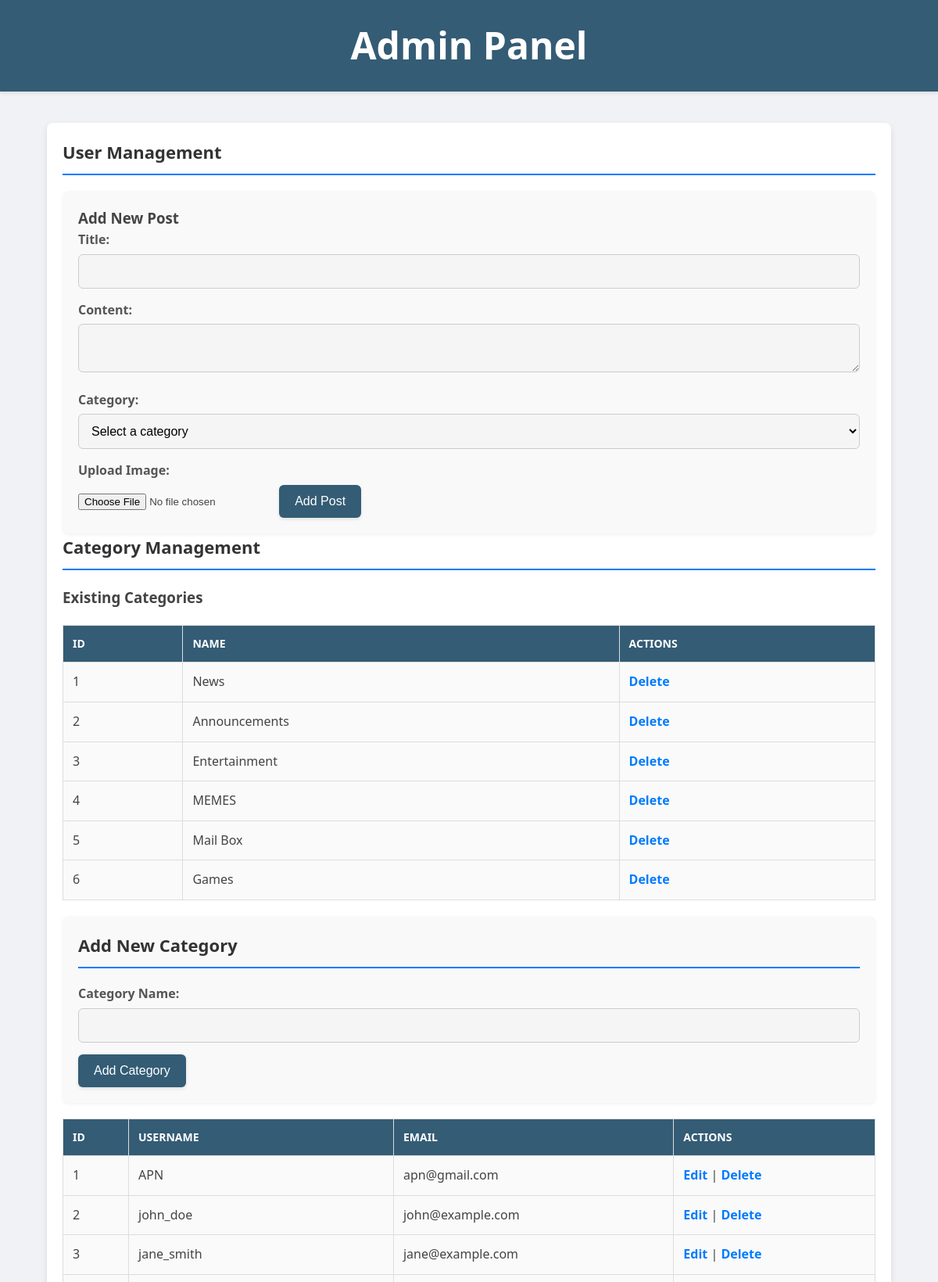
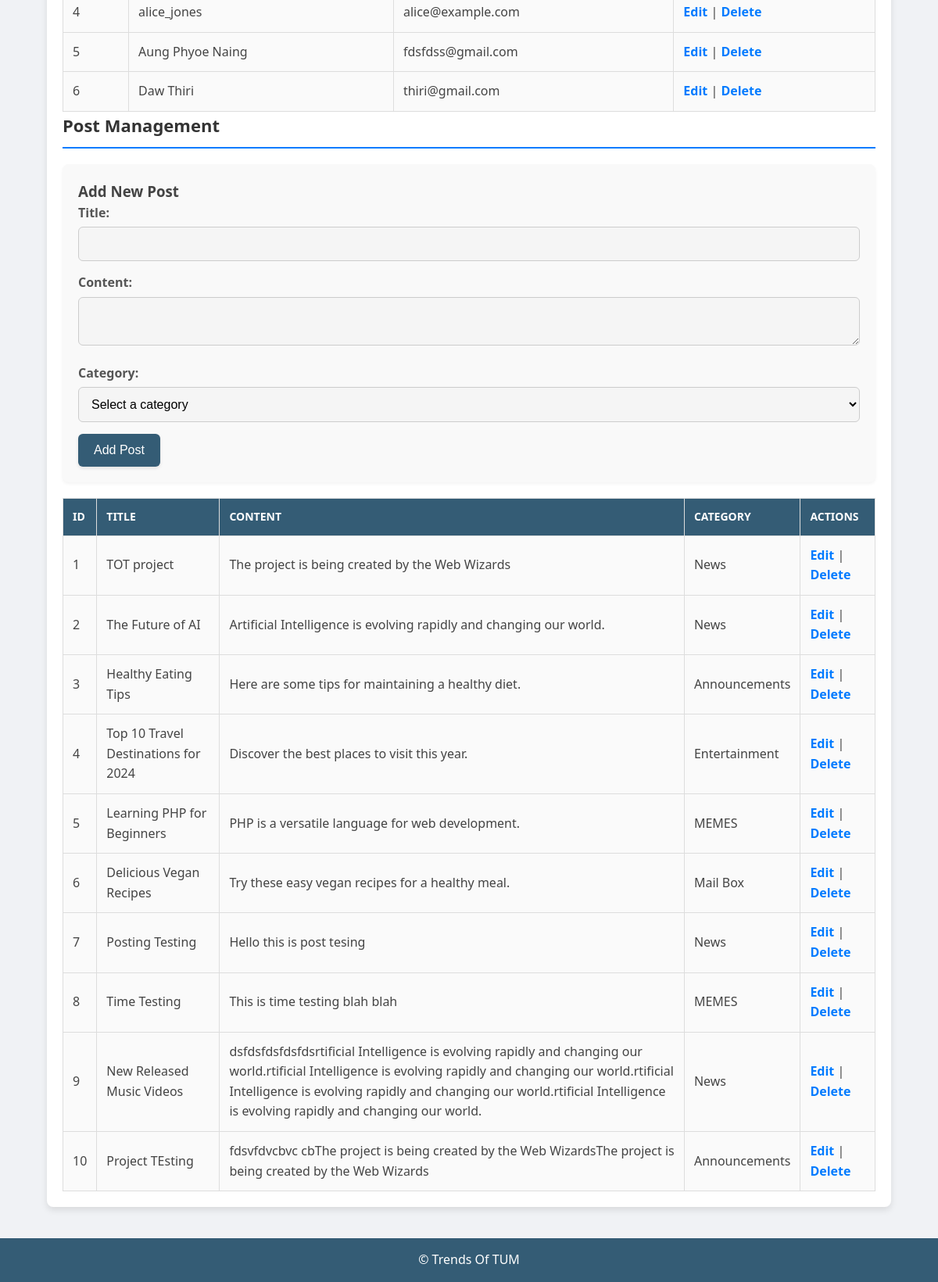
The app's page /admin.php with its own data (2 pictures, top to bottom).
### tables this page shows
CREATE TABLE `categories` (
  `id` int(11) NOT NULL,
  `name` varchar(100) NOT NULL,
  `created_at` timestamp NOT NULL DEFAULT current_timestamp()
);

CREATE TABLE `users` (
  `id` int(11) NOT NULL,
  `username` varchar(50) NOT NULL,
  `email` varchar(100) NOT NULL,
  `password` varchar(255) NOT NULL,
  `created_at` timestamp NOT NULL DEFAULT current_timestamp()
);

CREATE TABLE `posts` (
  `id` int(11) NOT NULL,
  `title` varchar(255) NOT NULL,
  `content` text NOT NULL,
  `author_id` int(11) DEFAULT NULL,
  `category_id` int(11) DEFAULT NULL,
  `created_at` timestamp NOT NULL DEFAULT current_timestamp(),
  `likes` int(11) DEFAULT 0
);

### admin.php (the view, shortened to what this page needs)
<?php
include 'db_config.php';
$sql = "SELECT p.id, p.title, p.content, c.name AS category FROM posts p JOIN categories c ON p.category_id = c.id";
$result_posts = $conn->query($sql);
$sql_users = "SELECT * FROM users";
$result_users = $conn->query($sql_users);
?>
<!DOCTYPE html>
<html lang="en">
<head>
    <link rel="stylesheet" href="css/admin_style.css">
</head>
<body>
    <header>
        <h1>Admin Panel</h1>
    </header>
    <div class="container">
        <div class="main">
            <h2>User Management</h2>
            <form method="POST" action="admin.php" enctype="multipart/form-data">
                <h3>Add New Post</h3>
                <label for="title">Title:</label>
                <input type="text" id="title" name="title" required>
                <label for="content">Content:</label>
                <textarea id="content" name="content" required></textarea>
                <label for="category">Category:</label>
                <select id="category" name="category" required>
                    <option value="">Select a category</option>
                </select>
                <label for="image">Upload Image:</label>
                <input type="file" name="image" id="image">
                <button type="submit" name="add_post">Add Post</button>
            </form>
            <h2>Category Management</h2>
            <h3>Existing Categories</h3>
            <table>
                <tr>
                    <th>ID</th>
                    <th>Name</th>
                    <th>Actions</th>
                </tr>
                <?php
                $sql_categories = "SELECT * FROM categories";
                $result_categories = $conn->query($sql_categories);
                if ($result_categories->num_rows > 0) {
                    while ($category = $result_categories->fetch_assoc()) {
                        echo "<tr>";
                        echo "<td>" . $category['id'] . "</td>";
                        echo "<td>" . htmlspecialchars($category['name']) . "</td>";
                        echo "<td>
                            <a href='?delete_category_id=" . $category['id'] . "' onclick='return confirm(\"Are you sure you want to delete this category?\");'>Delete</a>
                            </td>";
                        echo "</tr>";
                    }
                } else {
                    echo "<tr><td colspan='3'>No categories found.</td></tr>";
                }
                ?>
            </table>
            <form action="" method="post">
                <h2>Add New Category</h2>
                <label for="category_name">Category Name:</label>
                <input type="text" name="category_name" id="category_name" required>
                <button type="submit" name="add_category">Add Category</button>
            </form>
            <table>
                <tr>
                    <th>ID</th>
                    <th>Username</th>
                    <th>Email</th>
                    <th>Actions</th>
                </tr>
                <?php if ($result_users->num_rows > 0): ?>
                    <?php while ($row = $result_users->fetch_assoc()): ?>
                        <tr>
                            <td><?php echo $row['id']; ?></td>
                            <td><?php echo htmlspecialchars($row['username']); ?></td>
                            <td><?php echo htmlspecialchars($row['email']); ?></td>
                            <td>
                                <a href="edit_user.php?id=<?php echo $row['id']; ?>">Edit</a> |
                                <a href="?delete_id=<?php echo $row['id']; ?>" onclick="return confirm('Are you sure you want to delete this user?');">Delete</a>
                            </td>
                        </tr>
                    <?php endwhile; ?>
                <?php else: ?>
                    <tr>
                        <td colspan="4">No users found.</td>
                    </tr>
                <?php endif; ?>
            </table>
            <h2>Post Management</h2>
            <form method="POST" action="">
                <h3>Add New Post</h3>
                <label for="title">Title:</label>
                <input type="text" id="title" name="title" required>
                <label for="content">Content:</label>
                <textarea id="content" name="content" required></textarea>
                <label for="category">Category:</label>
                <select id="category" name="category" required>
                    <option value="">Select a category</option>
                </select>
                <button type="submit" name="add_post">Add Post</button>
            </form>
            <table>
                <tr>
                    <th>ID</th>
                    <th>Title</th>
                    <th>Content</th>
                    <th>Category</th>
                    <th>Actions</th>
                </tr>
                <?php if ($result_posts->num_rows > 0): ?>
                    <?php while ($post = $result_posts->fetch_assoc()): ?>
                        <tr>
                            <td><?php echo $post['id']; ?></td>
                            <td><?php echo htmlspecialchars($post['title']); ?></td>
                            <td><?php echo htmlspecialchars($post['content']); ?></td>
                            <td><?php echo htmlspecialchars($post['category']); ?></td>
                            <td>
                                <a href="edit_post.php?id=<?php echo $post['id']; ?>">Edit</a> |
                                <a href="?delete_post_id=<?php echo $post['id']; ?>" onclick="return confirm('Are you sure you want to delete this post?');">Delete</a>
                            </td>
                        </tr>
                    <?php endwhile; ?>
                <?php else: ?>
                    <tr>
                        <td colspan="5">No posts found.</td>
                    </tr>
                <?php endif; ?>
            </table>
        </div>
    </div>
    <footer>
        <p>&copy; Trends Of TUM</p>
    </footer>
</body>
</html>

### css/admin_style.css (style rules this page uses)
* { margin: 0; padding: 0; box-sizing: border-box; }
body { font-family: "Segoe UI", Tahoma, Geneva, Verdana, sans-serif; background-color: #f0f2f5; color: #444; line-height: 1.6; }
header { background: #345c75; color: #fff; padding: 20px; text-align: center; font-size: 24px; font-weight: bold; box-shadow: 0 2px 4px rgba(0, 0, 0, 0.1); }
.container { width: 90%; max-width: 1200px; margin: 40px auto; display: flex; gap: 20px; }
.main { flex: 3; background: #fff; padding: 20px; border-radius: 8px; box-shadow: 0 4px 8px rgba(0, 0, 0, 0.1); }
.main h2 { font-size: 22px; margin-bottom: 20px; border-bottom: 2px solid #007bff; padding-bottom: 10px; color: #333; }
form { margin-top: 20px; background: #f9f9f9; padding: 20px; border-radius: 8px; box-shadow: 0 2px 4px rgba(0, 0, 0, 0.05); }
label { display: block; font-weight: bold; margin-bottom: 5px; color: #555; }
input[type="text"], input[type="email"], input[type="password"], select, textarea { width: 100%; padding: 12px; margin-bottom: 15px; border: 1px solid #ccc; border-radius: 6px; font-size: 16px; background-color: #f5f5f5; transition: border-color 0.3s ease; }
button { background-color: #345c75; color: white; padding: 12px 20px; border: none; border-radius: 6px; font-size: 16px; cursor: pointer; transition: background 0.3s ease; box-shadow: 0 2px 4px rgba(0, 0, 0, 0.1); }
table { width: 100%; border-collapse: collapse; margin-top: 20px; }
th, td { border: 1px solid #ddd; padding: 12px; text-align: left; }
th { background-color: #345c75; color: white; text-transform: uppercase; font-size: 14px; }
td { background-color: #fafafa; }
a { color: #007bff; text-decoration: none; font-weight: bold; }
footer { text-align: center; padding: 15px 0; background: #345c75; color: #fff; position: relative; bottom: 0; width: 100%; margin-top: 20px; }

### records on screen
categories: id "1", name "News"
categories: id "2", name "Announcements"
categories: id "3", name "Entertainment"
categories: id "4", name "MEMES"
categories: id "5", name "Mail Box"
categories: id "6", name "Games"
users: id "1", username "APN", email "apn@gmail.com"
users: id "2", username "john_doe", email "john@example.com"
users: id "3", username "jane_smith", email "jane@example.com"
users: id "4", username "alice_jones", email "alice@example.com"
users: id "5", username "Aung Phyoe Naing", email "fdsfdss@gmail.com"
users: id "6", username "Daw Thiri", email "thiri@gmail.com"
posts: id "1", title "TOT project", content "The project is being created by the Web Wizards", category.name "News"
posts: id "2", title "The Future of AI", content "Artificial Intelligence is evolving rapidly and changing our world.", category.name "News"
posts: id "3", title "Healthy Eating Tips", content "Here are some tips for maintaining a healthy diet.", category.name "Announcements"
posts: id "4", title "Top 10 Travel Destinations for 2024", content "Discover the best places to visit this year.", category.name "Entertainment"
posts: id "5", title "Learning PHP for Beginners", content "PHP is a versatile language for web development.", category.name "MEMES"
posts: id "6", title "Delicious Vegan Recipes", content "Try these easy vegan recipes for a healthy meal.", category.name "Mail Box"
posts: id "7", title "Posting Testing", content "Hello this is post tesing", category.name "News"
posts: id "8", title "Time Testing", content "This is time testing blah blah", category.name "MEMES"
posts: id "9", title "New Released Music Videos", content "dsfdsfdsfdsfdsrtificial Intelligence is evolving rapidly and changing our world.rtificial Intelligence is evolving rapidly and changing our world.rtificial Intelligence is evolving rapidly and changing our world.rtificial Intelligence is evolving rapidly and changing our world.", category.name "News"
posts: id "10", title "Project TEsting", content "fdsvfdvcbvc cbThe project is being created by the Web WizardsThe project is being created by the Web Wizards", category.name "Announcements"
